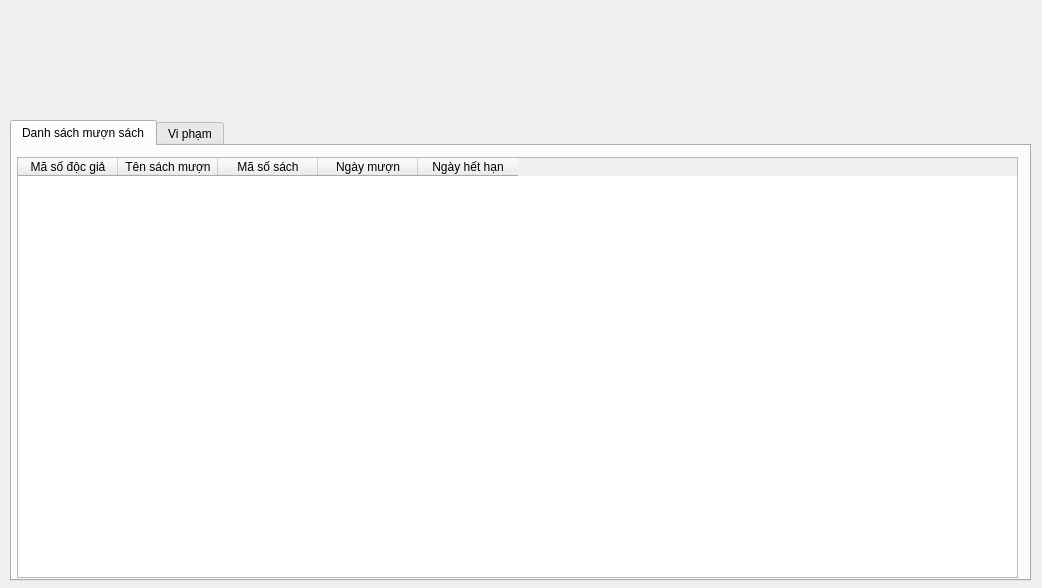
<?xml version="1.0" encoding="UTF-8"?>
<ui version="4.0">
 <class>Librarian</class>
 <widget class="QWidget" name="Librarian">
  <property name="geometry">
   <rect>
    <x>0</x>
    <y>0</y>
    <width>1042</width>
    <height>588</height>
   </rect>
  </property>
  <property name="windowTitle">
   <string>Librarian</string>
  </property>
  <widget class="QTabWidget" name="tabWidget">
   <property name="geometry">
    <rect>
     <x>10</x>
     <y>120</y>
     <width>1021</width>
     <height>461</height>
    </rect>
   </property>
   <property name="currentIndex">
    <number>0</number>
   </property>
   <widget class="QWidget" name="ReaderRent">
    <attribute name="title">
     <string>Danh sách mượn sách</string>
    </attribute>
    <widget class="QTableWidget" name="borrowTable">
     <property name="geometry">
      <rect>
       <x>5</x>
       <y>11</y>
       <width>1001</width>
       <height>421</height>
      </rect>
     </property>
     <column>
      <property name="text">
       <string>Mã số độc giả</string>
      </property>
      <property name="textAlignment">
       <set>AlignCenter</set>
      </property>
     </column>
     <column>
      <property name="text">
       <string>Tên sách mượn</string>
      </property>
      <property name="textAlignment">
       <set>AlignCenter</set>
      </property>
     </column>
     <column>
      <property name="text">
       <string>Mã số sách</string>
      </property>
      <property name="textAlignment">
       <set>AlignCenter</set>
      </property>
     </column>
     <column>
      <property name="text">
       <string>Ngày mượn</string>
      </property>
      <property name="textAlignment">
       <set>AlignCenter</set>
      </property>
     </column>
     <column>
      <property name="text">
       <string>Ngày hết hạn</string>
      </property>
      <property name="textAlignment">
       <set>AlignCenter</set>
      </property>
     </column>
    </widget>
   </widget>
   <widget class="QWidget" name="violation">
    <attribute name="title">
     <string>Vi phạm</string>
    </attribute>
   </widget>
  </widget>
 </widget>
 <layoutdefault spacing="6" margin="11"/>
 <resources/>
 <connections/>
</ui>
